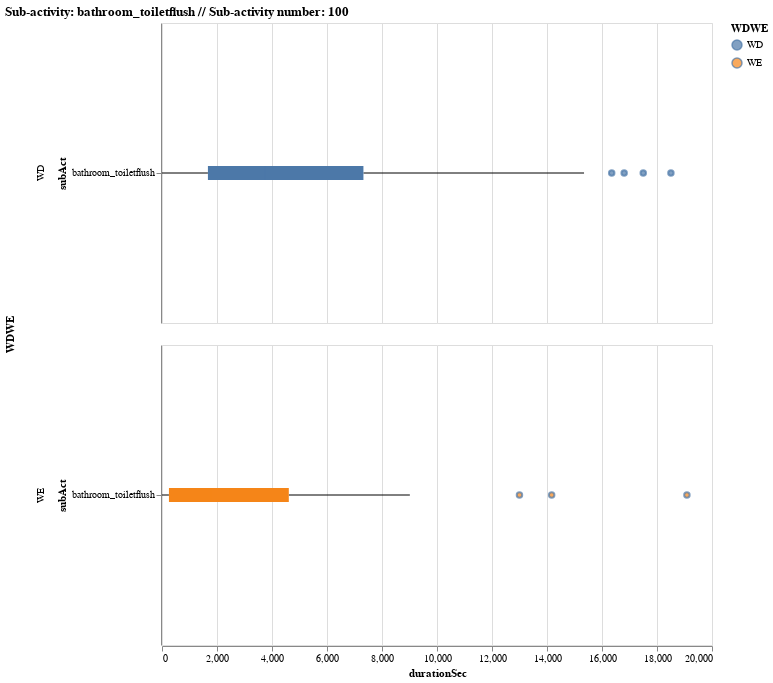

Notebook code for this chart:
### Code cell
boxPlots[1]

### Figure 1 — Vega-Lite specification as saved in the notebook (floating-point values rounded to 4 significant figures)
{"$schema": "https://vega.github.io/schema/vega-lite/v3.4.0.json", "config": {"mark": {"tooltip": null}, "view": {"height": 300, "width": 400}}, "data": {"name": "data-f599bd50ace6dd173aff900f8db664c2"}, "datasets": {"data-f599bd50ace6dd173aff900f8db664c2": [{"WDWE": "WD", "day": "3", "durationSec": 1715, "subAct": "bathroom_toiletflush"}, {"WDWE": "WD", "day": "3", "durationSec": 17500, "subAct": "bathroom_toiletflush"}, {"WDWE": "WD", "day": "3", "durationSec": 3470, "subAct": "bathroom_toiletflush"}, {"WDWE": "WD", "day": "4", "durationSec": 14630.0, "subAct": "bathroom_toiletflush"}, {"WDWE": "WD", "day": "4", "durationSec": 14630.0, "subAct": "bathroom_toiletflush"}, {"WDWE": "WD", "day": "4", "durationSec": 3265, "subAct": "bathroom_toiletflush"}, {"WDWE": "WD", "day": "4", "durationSec": 5098, "subAct": "bathroom_toiletflush"}, {"WDWE": "WD", "day": "4", "durationSec": 5098, "subAct": "bathroom_toiletflush"}, {"WDWE": "WE", "day": "5", "durationSec": 1, "subAct": "bathroom_toiletflush"}, {"WDWE": "WE", "day": "5", "durationSec": 2999, "subAct": "bathroom_toiletflush"}, {"WDWE": "WE", "day": "5", "durationSec": 12999, "subAct": "bathroom_toiletflush"}, {"WDWE": "WE", "day": "5", "durationSec": 1, "subAct": "bathroom_toiletflush"}, {"WDWE": "WE", "day": "5", "durationSec": 1551, "subAct": "bathroom_toiletflush"}, {"WDWE": "WE", "day": "5", "durationSec": 14170, "subAct": "bathroom_toiletflush"}, {"WDWE": "WE", "day": "5", "durationSec": 1, "subAct": "bathroom_toiletflush"}, {"WDWE": "WE", "day": "5", "durationSec": 1, "subAct": "bathroom_toiletflush"}, {"WDWE": "WE", "day": "6", "durationSec": 1, "subAct": "bathroom_toiletflush"}, {"WDWE": "WE", "day": "6", "durationSec": 1805, "subAct": "bathroom_toiletflush"}, {"WDWE": "WE", "day": "6", "durationSec": 6302, "subAct": "bathroom_toiletflush"}, {"WDWE": "WE", "day": "6", "durationSec": 793, "subAct": "bathroom_toiletflush"}, {"WDWE": "WE", "day": "6", "durationSec": 19088, "subAct": "bathroom_toiletflush"}, {"WDWE": "WD", "day": "0", "durationSec": 891, "subAct": "bathroom_toiletflush"}, {"WDWE": "WD", "day": "0", "durationSec": 18506, "subAct": "bathroom_toiletflush"}, {"WDWE": "WD", "day": "0", "durationSec": 421, "subAct": "bathroom_toiletflush"}, {"WDWE": "WD", "day": "1", "durationSec": 2583, "subAct": "bathroom_toiletflush"}, {"WDWE": "WD", "day": "1", "durationSec": 16806, "subAct": "bathroom_toiletflush"}, {"WDWE": "WD", "day": "1", "durationSec": 1880.0, "subAct": "bathroom_toiletflush"}, {"WDWE": "WD", "day": "1", "durationSec": 808, "subAct": "bathroom_toiletflush"}, {"WDWE": "WD", "day": "1", "durationSec": 6550, "subAct": "bathroom_toiletflush"}, {"WDWE": "WD", "day": "2", "durationSec": 15080.0, "subAct": "bathroom_toiletflush"}, {"WDWE": "WD", "day": "2", "durationSec": 16350.0, "subAct": "bathroom_toiletflush"}, {"WDWE": "WD", "day": "3", "durationSec": 2, "subAct": "bathroom_toiletflush"}, {"WDWE": "WD", "day": "3", "durationSec": 2315, "subAct": "bathroom_toiletflush"}, {"WDWE": "WD", "day": "3", "durationSec": 13806, "subAct": "bathroom_toiletflush"}, {"WDWE": "WD", "day": "3", "durationSec": 6477, "subAct": "bathroom_toiletflush"}, {"WDWE": "WD", "day": "4", "durationSec": 1802, "subAct": "bathroom_toiletflush"}, {"WDWE": "WD", "day": "4", "durationSec": 5502, "subAct": "bathroom_toiletflush"}, {"WDWE": "WD", "day": "4", "durationSec": 5502, "subAct": "bathroom_toiletflush"}, {"WDWE": "WD", "day": "4", "durationSec": 6411, "subAct": "bathroom_toiletflush"}, {"WDWE": "WE", "day": "5", "durationSec": 4473, "subAct": "bathroom_toiletflush"}, {"WDWE": "WE", "day": "5", "durationSec": 9013, "subAct": "bathroom_toiletflush"}, {"WDWE": "WE", "day": "5", "durationSec": 1768, "subAct": "bathroom_toiletflush"}, {"WDWE": "WE", "day": "5", "durationSec": 1768, "subAct": "bathroom_toiletflush"}, {"WDWE": "WE", "day": "6", "durationSec": 890, "subAct": "bathroom_toiletflush"}, {"WDWE": "WE", "day": "6", "durationSec": 2908, "subAct": "bathroom_toiletflush"}, {"WDWE": "WE", "day": "6", "durationSec": 5027, "subAct": "bathroom_toiletflush"}, {"WDWE": "WE", "day": "6", "durationSec": 83, "subAct": "bathroom_toiletflush"}, {"WDWE": "WE", "day": "6", "durationSec": 2194, "subAct": "bathroom_toiletflush"}, {"WDWE": "WE", "day": "6", "durationSec": 309, "subAct": "bathroom_toiletflush"}, {"WDWE": "WE", "day": "6", "durationSec": 2270, "subAct": "bathroom_toiletflush"}, {"WDWE": "WD", "day": "0", "durationSec": 9117, "subAct": "bathroom_toiletflush"}, {"WDWE": "WD", "day": "0", "durationSec": 1434, "subAct": "bathroom_toiletflush"}, {"WDWE": "WD", "day": "0", "durationSec": 12441, "subAct": "bathroom_toiletflush"}, {"WDWE": "WD", "day": "0", "durationSec": 3746.0, "subAct": "bathroom_toiletflush"}, {"WDWE": "WD", "day": "0", "durationSec": 5181, "subAct": "bathroom_toiletflush"}, {"WDWE": "WD", "day": "0", "durationSec": 5181, "subAct": "bathroom_toiletflush"}, {"WDWE": "WD", "day": "1", "durationSec": 15350.0, "subAct": "bathroom_toiletflush"}, {"WDWE": "WD", "day": "1", "durationSec": 5704, "subAct": "bathroom_toiletflush"}, {"WDWE": "WD", "day": "1", "durationSec": 1301, "subAct": "bathroom_toiletflush"}, {"WDWE": "WD", "day": "2", "durationSec": 3182, "subAct": "bathroom_toiletflush"}, {"WDWE": "WD", "day": "2", "durationSec": 7883.0, "subAct": "bathroom_toiletflush"}, {"WDWE": "WD", "day": "2", "durationSec": 3365, "subAct": "bathroom_toiletflush"}, {"WDWE": "WD", "day": "2", "durationSec": 8459, "subAct": "bathroom_toiletflush"}, {"WDWE": "WD", "day": "2", "durationSec": 1593, "subAct": "bathroom_toiletflush"}, {"WDWE": "WD", "day": "2", "durationSec": 1058, "subAct": "bathroom_toiletflush"}, {"WDWE": "WD", "day": "2", "durationSec": 1058, "subAct": "bathroom_toiletflush"}, {"WDWE": "WD", "day": "3", "durationSec": 10902, "subAct": "bathroom_toiletflush"}, {"WDWE": "WD", "day": "3", "durationSec": 129, "subAct": "bathroom_toiletflush"}, {"WDWE": "WD", "day": "3", "durationSec": 4753, "subAct": "bathroom_toiletflush"}, {"WDWE": "WD", "day": "3", "durationSec": 1625, "subAct": "bathroom_toiletflush"}, {"WDWE": "WD", "day": "3", "durationSec": 2621, "subAct": "bathroom_toiletflush"}, {"WDWE": "WD", "day": "3", "durationSec": 2621, "subAct": "bathroom_toiletflush"}, {"WDWE": "WD", "day": "3", "durationSec": 2567, "subAct": "bathroom_toiletflush"}, {"WDWE": "WD", "day": "4", "durationSec": 1, "subAct": "bathroom_toiletflush"}, {"WDWE": "WD", "day": "4", "durationSec": 88, "subAct": "bathroom_toiletflush"}, {"WDWE": "WD", "day": "4", "durationSec": 1, "subAct": "bathroom_toiletflush"}, {"WDWE": "WD", "day": "4", "durationSec": 6766, "subAct": "bathroom_toiletflush"}, {"WDWE": "WD", "day": "4", "durationSec": 6766, "subAct": "bathroom_toiletflush"}, {"WDWE": "WD", "day": "4", "durationSec": 2024.0, "subAct": "bathroom_toiletflush"}]}, "encoding": {"fill": {"field": "WDWE", "type": "nominal"}, "row": {"field": "WDWE", "type": "nominal"}, "x": {"field": "durationSec", "type": "quantitative"}, "y": {"field": "subAct", "type": "nominal"}}, "mark": "boxplot", "selection": {"selector301": {"bind": "scales", "encodings": ["x", "y"], "type": "interval"}}, "title": "Sub-activity: bathroom_toiletflush // Sub-activity number: 100", "width": 550}
